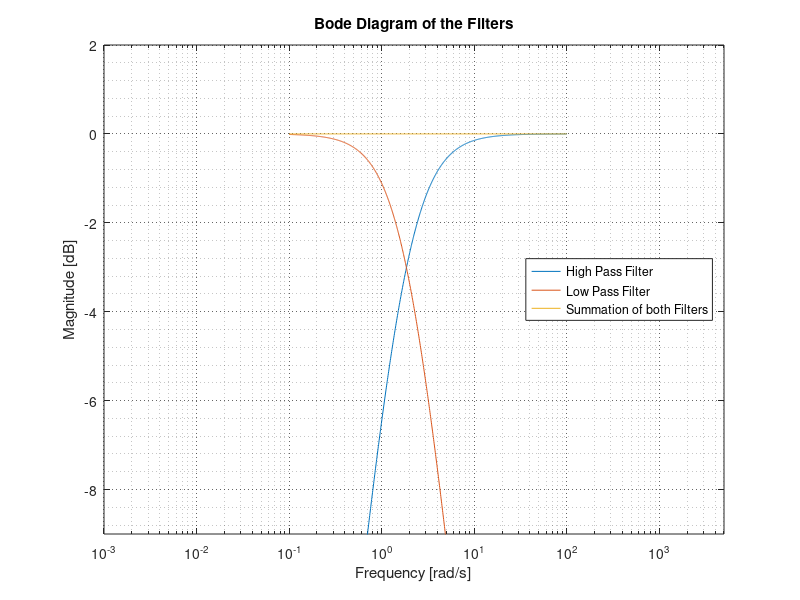

Write MATLAB code to recreate this figure.
% Magnitude diagram for the LP and the HP filters
tau=0.5399;
s=tf('s');
HP=tau*s/(tau*s+1);
LP=1/(tau*s+1);

close all;
figure(1);
bodemag(HP,LP,HP+LP);
grid on, grid minor;
set(gca,'GridLineStyle',':', 'GridColor', 'k', 'GridAlpha', .6)
title('Bode Diagram of the Filters')
legend('High Pass Filter','Low Pass Filter','Summation of both Filters','Location','East');
axis([0.001 5000 -9 2]);
hold off;